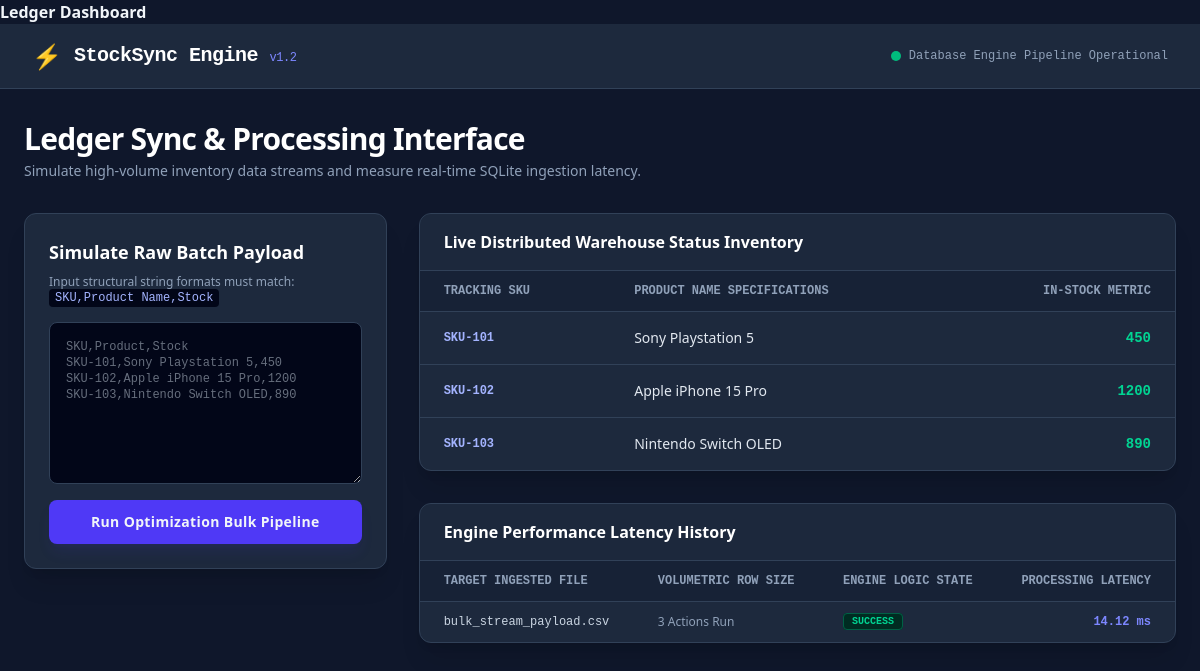
The page / on the database its author committed.
### ledger_app/models.py (models this page shows, shortened)
class InventoryItem(models.Model):
    sku = models.CharField(max_length=50, unique=True)
    product_name = models.CharField(max_length=255)
    warehouse_stock = models.IntegerField(default=0)
    last_updated = models.DateTimeField(auto_now=True)

class ReconciliationLog(models.Model):
    filename = models.CharField(max_length=255)
    rows_processed = models.IntegerField()
    status = models.CharField(max_length=50, default="SUCCESS")
    execution_time_ms = models.FloatField()
    created_at = models.DateTimeField(auto_now_add=True)

### ledger_app/views.py (the view)
# urls.py: path('', views.dashboard_view, name='ledger_dashboard'),
def dashboard_view(request):
    items = InventoryItem.objects.all().order_by('sku')
    logs = ReconciliationLog.objects.all().order_by('-created_at')
    context = {
        'items': items,
        'logs': logs,
    }
    return render(request, 'ledger_dashboard.html', context)

### ledger_app/templates/ledger_dashboard.html (shortened to what this page needs)
<b><strong><h1>Ledger Dashboard</h1></strong></b>
<!DOCTYPE html>
<html lang="en">
<head>
    <script src="https://cdn.jsdelivr.net/npm/@tailwindcss/browser@4"></script>
</head>
<body class="bg-slate-900 text-slate-100 min-h-screen font-sans">
    <nav class="bg-slate-800 border-b border-slate-700 px-8 py-4 flex justify-between items-center">
        <div class="flex items-center space-x-3">
            <span class="text-2xl">⚡</span>
            <span class="text-xl font-bold tracking-tight text-white font-mono">StockSync Engine <span class="text-xs text-indigo-400 font-normal">v1.2</span></span>
        </div>
        <div class="flex items-center space-x-2">
            <span class="h-2.5 w-2.5 rounded-full bg-emerald-500 animate-pulse"></span>
            <span class="text-xs font-mono text-slate-400">Database Engine Pipeline Operational</span>
        </div>
    </nav>
    <main class="max-w-7xl mx-auto px-6 py-8">
        <div class="mb-8">
            <h1 class="text-3xl font-extrabold text-white tracking-tight">Ledger Sync & Processing Interface</h1>
            <p class="text-slate-400 text-sm mt-1">Simulate high-volume inventory data streams and measure real-time SQLite ingestion latency.</p>
        </div>
        <div class="grid grid-cols-1 lg:grid-cols-3 gap-8">
            <div class="bg-slate-800 border border-slate-700 p-6 rounded-xl shadow-xl h-fit">
                <h2 class="text-lg font-semibold text-white mb-2">Simulate Raw Batch Payload</h2>
                <p class="text-xs text-slate-400 mb-4">Input structural string formats must match: <code class="bg-slate-950 px-1.5 py-0.5 rounded text-indigo-300 font-mono">SKU,Product Name,Stock</code></p>
                <form method="POST" action="{% url 'process_upload' %}">
                    <textarea name="bulk_data" rows="8" class="w-full bg-slate-950 border border-slate-700 rounded-lg p-4 font-mono text-xs text-slate-300 focus:outline-none focus:border-indigo-500 transition-colors" placeholder="SKU,Product,Stock&#10;SKU-101,Sony Playstation 5,450&#10;SKU-102,Apple iPhone 15 Pro,1200&#10;SKU-103,Nintendo Switch OLED,890"></textarea>
                    <button type="submit" class="mt-4 w-full bg-indigo-600 hover:bg-indigo-500 font-semibold py-3 px-4 rounded-lg text-sm tracking-wide shadow-lg shadow-indigo-600/10 cursor-pointer transition-all">
                        Run Optimization Bulk Pipeline
                    </button>
                </form>
            </div>
            <div class="lg:col-span-2 space-y-8">
                <div class="bg-slate-800 border border-slate-700 rounded-xl overflow-hidden shadow-xl">
                    <div class="px-6 py-4 border-b border-slate-700 bg-slate-800/50">
                        <h3 class="text-md font-bold text-white">Live Distributed Warehouse Status Inventory</h3>
                    </div>
                    <div class="max-h-64 overflow-y-auto">
                        <table class="w-full text-left text-sm">
                            <thead class="bg-slate-900/40 text-slate-400 text-xs font-bold uppercase border-b border-slate-700 font-mono">
                                <tr>
                                    <th class="px-6 py-3">Tracking SKU</th>
                                    <th class="px-6 py-3">Product Name Specifications</th>
                                    <th class="px-6 py-3 text-right">In-Stock Metric</th>
                                </tr>
                            </thead>
                            <tbody class="divide-y divide-slate-700">
                                {% for item in items %}
                                <tr class="hover:bg-slate-750/30 transition-colors">
                                    <td class="px-6 py-4 font-mono text-xs text-indigo-300 font-semibold">{{ item.sku }}</td>
                                    <td class="px-6 py-4 text-slate-200">{{ item.product_name }}</td>
                                    <td class="px-6 py-4 text-right font-mono font-bold text-emerald-400">{{ item.warehouse_stock }}</td>
                                </tr>
                                {% empty %}
                                <tr>
                                    <td colspan="3" class="px-6 py-8 text-center text-slate-500 italic">No storage entries currently tracked. Populate text blocks via control terminal.</td>
                                </tr>
                                {% endfor %}
                            </tbody>
                        </table>
                    </div>
                </div>
                <div class="bg-slate-800 border border-slate-700 rounded-xl overflow-hidden shadow-xl">
                    <div class="px-6 py-4 border-b border-slate-700 bg-slate-800/50">
                        <h3 class="text-md font-bold text-white">Engine Performance Latency History</h3>
                    </div>
                    <div class="max-h-60 overflow-y-auto">
                        <table class="w-full text-left text-sm">
                            <thead class="bg-slate-900/40 text-slate-400 text-xs font-bold uppercase border-b border-slate-700 font-mono">
                                <tr>
                                    <th class="px-6 py-3">Target Ingested File</th>
                                    <th class="px-6 py-3">Volumetric Row Size</th>
                                    <th class="px-6 py-3">Engine Logic State</th>
                                    <th class="px-6 py-3 text-right">Processing Latency</th>
                                </tr>
                            </thead>
                            <tbody class="divide-y divide-slate-700">
                                {% for log in logs %}
                                <tr class="hover:bg-slate-750/30 text-xs">
                                    <td class="px-6 py-3 font-mono text-slate-300">{{ log.filename }}</td>
                                    <td class="px-6 py-3 text-slate-400">{{ log.rows_processed }} Actions Run</td>
                                    <td class="px-6 py-3">
                                        {% if "SUCCESS" in log.status %}
                                            <span class="bg-emerald-950 text-emerald-400 border border-emerald-800 px-2 py-0.5 rounded text-[10px] font-bold font-mono">SUCCESS</span>
                                        {% else %}
                                            <span class="bg-rose-950 text-rose-400 border border-rose-800 px-2 py-0.5 rounded text-[10px] font-bold font-mono">CRITICAL ESCALATION</span>
                                        {% endif %}
                                    </td>
                                    <td class="px-6 py-3 text-right font-mono text-indigo-400 font-semibold">{{ log.execution_time_ms }} ms</td>
                                </tr>
                                {% empty %}
                                <tr>
                                    <td colspan="4" class="px-6 py-8 text-center text-slate-500 italic">Performance registry pipeline holds zero recorded logs.</td>
                                </tr>
                                {% endfor %}
                            </tbody>
                        </table>
                    </div>
                </div>
            </div>
        </div>
    </main>
</body>
</html>

### rows shown on the page
InventoryItem: sku "SKU-101", product_name "Sony Playstation 5", warehouse_stock "450"
InventoryItem: sku "SKU-102", product_name "Apple iPhone 15 Pro", warehouse_stock "1200"
InventoryItem: sku "SKU-103", product_name "Nintendo Switch OLED", warehouse_stock "890"
ReconciliationLog: filename "bulk_stream_payload.csv", rows_processed "3", status "SUCCESS", execution_time_ms "14.12"
